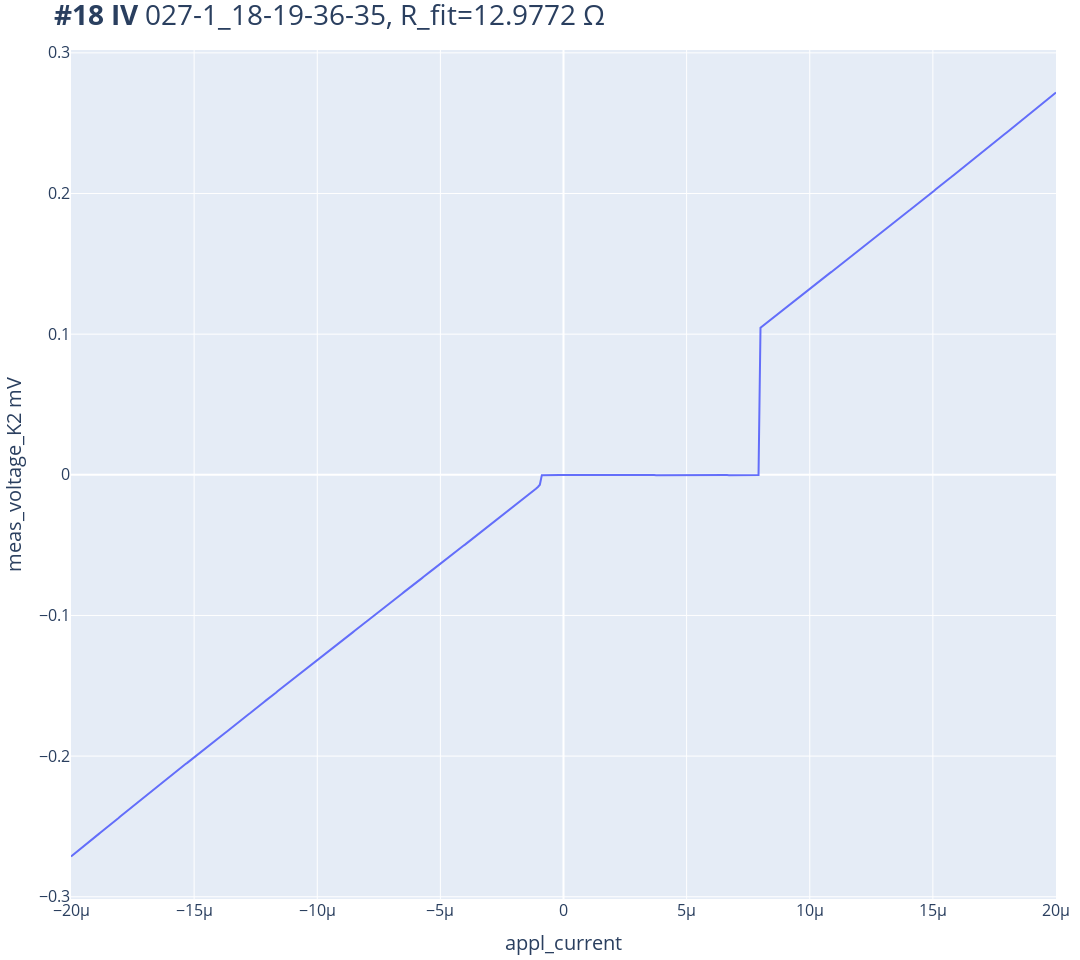

Notebook source saved alongside this figure:
### Code cell
IV(18)

### Figure 1 — Plotly figure (JSON) as saved in the notebook; plotly's stock layout.template omitted (floating-point values rounded to 4 significant figures; data arrays with more than 128 entries replaced by an {"elided": "..."} marker saying what was removed)
{"data": [{"mode": "lines", "name": "Voltage vs. Current", "type": "scatter", "x": {"elided": "501 float values"}, "y": {"elided": "501 float values"}}], "layout": {"height": 960, "margin": {"b": 10, "l": 10, "r": 10, "t": 50}, "title": {"font": {"size": 28}, "text": "<b>#18 IV</b> 027-1_18-19-36-35, R_fit=12.9772 Ω"}, "width": 1080, "xaxis": {"tickfont": {"size": 16}, "title": {"font": {"size": 20}, "text": "appl_current"}}, "yaxis": {"tickfont": {"size": 16}, "title": {"font": {"size": 20}, "text": "meas_voltage_K2 mV"}}}}
